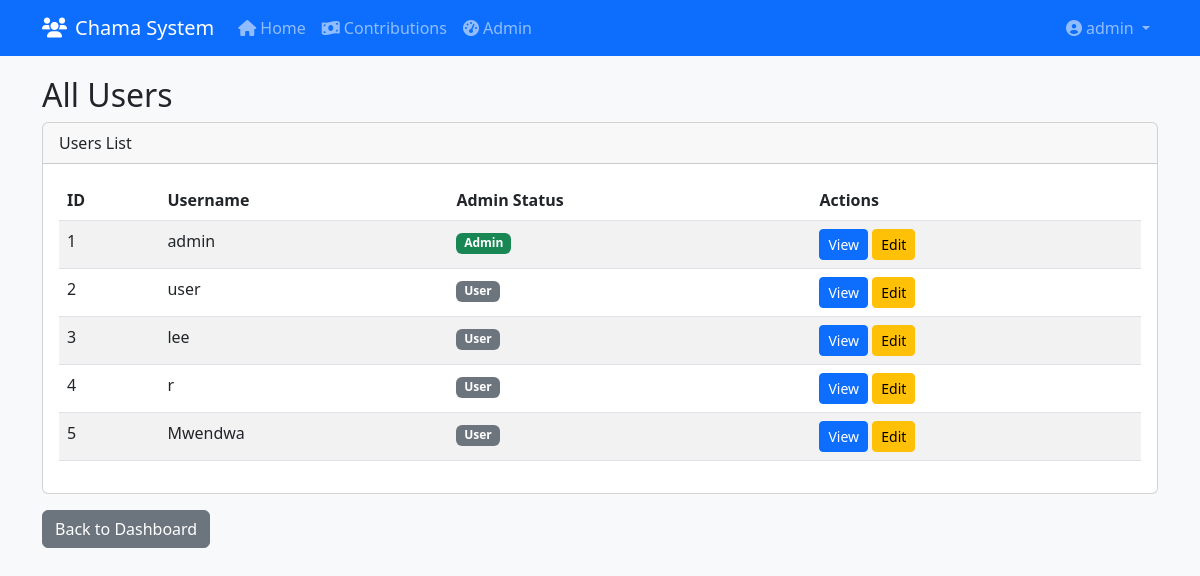
Before: /admin/users (signed in) with the older database file.
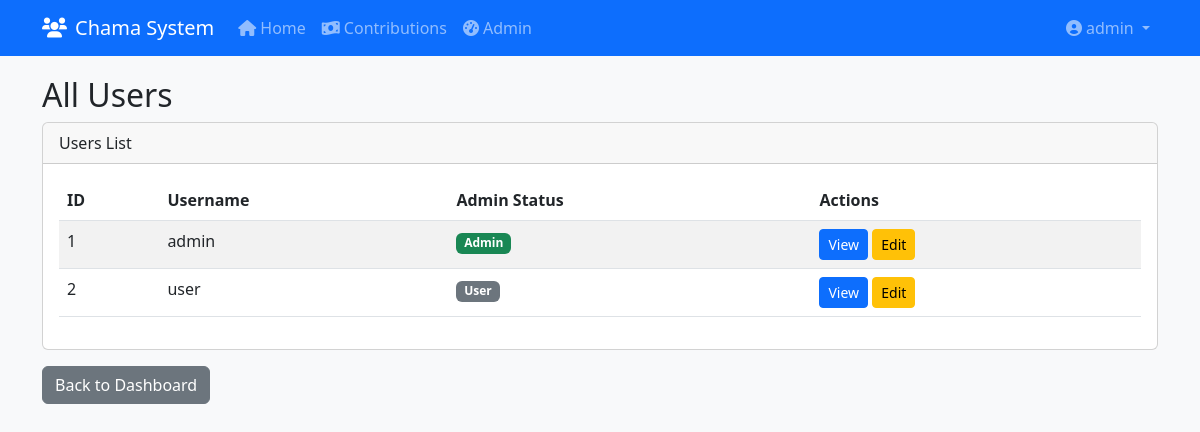
After: the same page with the newer database file.
### app.py (models this page shows, shortened)
class User(db.Model, UserMixin):
    id = db.Column(db.Integer, primary_key=True)
    username = db.Column(db.String(80), unique=True, nullable=False)
    password = db.Column(db.String(200), nullable=False)
    is_admin = db.Column(db.Boolean, default=False)
    members = db.relationship('Member', backref='user', lazy=True)
    notifications = db.relationship('Notification', backref='user', lazy=True)
    discussions = db.relationship('Discussion', backref='user', lazy=True)

### app.py (the view)
@app.route('/admin/users')
@login_required
@admin_required
def admin_users():
    users = User.query.all()
    return render_template('admin/users.html', users=users)

### app.py (called while the page is built)
@login_manager.user_loader
def load_user(user_id):
    return User.query.get(int(user_id))

def admin_required(f):
    @wraps(f)
    def decorated_function(*args, **kwargs):
        if not current_user.is_admin:
            abort(403)
        return f(*args, **kwargs)
    return decorated_function

### templates/admin/users.html
{% extends "base.html" %}
{% block content %}
<h2>All Users</h2>
<div class="card">
    <div class="card-header">
        Users List
    </div>
    <div class="card-body">
        <table class="table table-striped">
            <thead>
                <tr>
                    <th>ID</th>
                    <th>Username</th>
                    <th>Admin Status</th>
                    <th>Actions</th>
                </tr>
            </thead>
            <tbody>
                {% for user in users %}
                <tr>
                    <td>{{ user.id }}</td>
                    <td>{{ user.username }}</td>
                    <td>
                        {% if user.is_admin %}
                            <span class="badge bg-success">Admin</span>
                        {% else %}
                            <span class="badge bg-secondary">User</span>
                        {% endif %}
                    </td>
                    <td>
                        <a href="#" class="btn btn-sm btn-primary">View</a>
                        <a href="#" class="btn btn-sm btn-warning">Edit</a>
                    </td>
                </tr>
                {% endfor %}
            </tbody>
        </table>
    </div>
</div>
<div class="mt-3">
    <a href="{{ url_for('admin_dashboard') }}" class="btn btn-secondary">Back to Dashboard</a>
</div>
{% endblock %}

### templates/navbar.html (shortened to what this page needs)
<nav class="navbar navbar-expand-lg navbar-dark bg-primary">
    <div class="container">
        <a class="navbar-brand" href="{{ url_for('index') }}">
            <i class="fas fa-users me-2"></i>Chama System
        </a>
        <div class="collapse navbar-collapse" id="navbarNav">
            {% if current_user.is_authenticated %}
            <ul class="navbar-nav me-auto">
                <li class="nav-item">
                    <a class="nav-link {% if request.path == url_for('index') %}active{% endif %}" href="{{ url_for('index') }}">
                        <i class="fas fa-home me-1"></i>Home
                    </a>
                </li>
                <li class="nav-item">
                    <a class="nav-link {% if request.path == url_for('contributions') %}active{% endif %}" href="{{ url_for('contributions') }}">
                        <i class="fas fa-money-bill-wave me-1"></i>Contributions
                    </a>
                </li>
                {% if current_user.is_admin %}
                <li class="nav-item">
                    <a class="nav-link {% if request.path == url_for('admin_dashboard') %}active{% endif %}" href="{{ url_for('admin_dashboard') }}">
                        <i class="fas fa-tachometer-alt me-1"></i>Admin
                    </a>
                </li>
                {% endif %}
            </ul>
            <ul class="navbar-nav">
                <li class="nav-item dropdown">
                    <a class="nav-link dropdown-toggle" href="#" id="navbarDropdown" role="button"
                       data-bs-toggle="dropdown" aria-expanded="false">
                        <i class="fas fa-user-circle me-1"></i>{{ current_user.username }}
                    </a>
                </li>
            </ul>
            {% endif %}
        </div>
    </div>
</nav>

Changed rows visible on the page:
removed User: id "3", username "lee", is_admin "User"
removed User: id "4", username "r", is_admin "User"
removed User: id "5", username "Mwendwa", is_admin "User"
